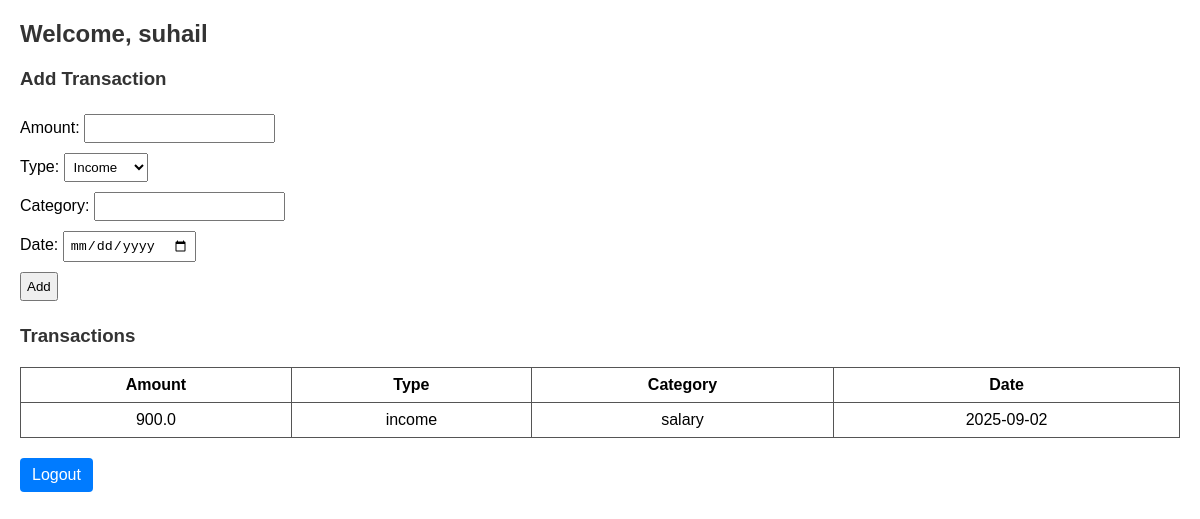
/dashboard (signed in), run on the app's committed database.
### tables this page shows
CREATE TABLE transactions (
        transaction_id INTEGER PRIMARY KEY AUTOINCREMENT,
        user_id INTEGER NOT NULL,
        amount REAL NOT NULL,
        type TEXT NOT NULL,
        category TEXT NOT NULL,
        date TEXT NOT NULL,
        FOREIGN KEY (user_id) REFERENCES users(user_id)
    );

### app.py (the view)
@app.route("/dashboard")
def dashboard():
    if "user_id" not in session:
        return redirect("/")
    transactions = get_transactions(session["user_id"])
    return render_template("dashboard.html", username=session["username"], transactions=transactions)

### db.py (called while the page is built)
def get_db_connection():
    return sqlite3.connect(DB_PATH)

### models.py (called while the page is built)
def get_transactions(user_id):
    conn = get_db_connection()
    cursor = conn.cursor()
    cursor.execute("SELECT amount, type, category, date FROM transactions WHERE user_id=?", (user_id,))
    transactions = cursor.fetchall()
    conn.close()
    return transactions

### templates/dashboard.html (shortened to what this page needs)
<!DOCTYPE html>
<html>
<head>
</head>
<body>
    <h2>Welcome, {{ username }}</h2>
    <h3>Add Transaction</h3>
    <form method="post" action="/add_transaction">
        Amount: <input type="number" step="0.01" name="amount" required><br>
        Type:
        <select name="type" required>
            <option value="income">Income</option>
        </select><br>
        Category: <input type="text" name="category" required><br>
        Date: <input type="date" name="date" required><br>
        <input type="submit" value="Add">
    </form>
    <h3>Transactions</h3>
    <table>
        <tr>
            <th>Amount</th>
            <th>Type</th>
            <th>Category</th>
            <th>Date</th>
        </tr>
        {% for t in transactions %}
        <tr>
            <td>{{ t[0] }}</td>
            <td>{{ t[1] }}</td>
            <td>{{ t[2] }}</td>
            <td>{{ t[3] }}</td>
        </tr>
        {% endfor %}
    </table>
    <a class="logout" href="/logout">Logout</a>
</body>
</html>

### templates/dashboard.html (style rules this page uses)
body { font-family: Arial, sans-serif; margin: 20px; }
h2, h3 { color: #333; }
form input, form select { margin: 5px 0; padding: 5px; }
table { border-collapse: collapse; width: 100%; margin-top: 20px; }
table, th, td { border: 1px solid #555; }
th, td { padding: 8px; text-align: center; }
a.logout { display: inline-block; margin-top: 20px; color: #fff; background-color: #007BFF; padding: 8px 12px; text-decoration: none; border-radius: 4px; }

### data on the page
transactions: amount "900.0", type "income", category "salary", date "2025-09-02"

### other printed values
{{ username }} "suhail"
